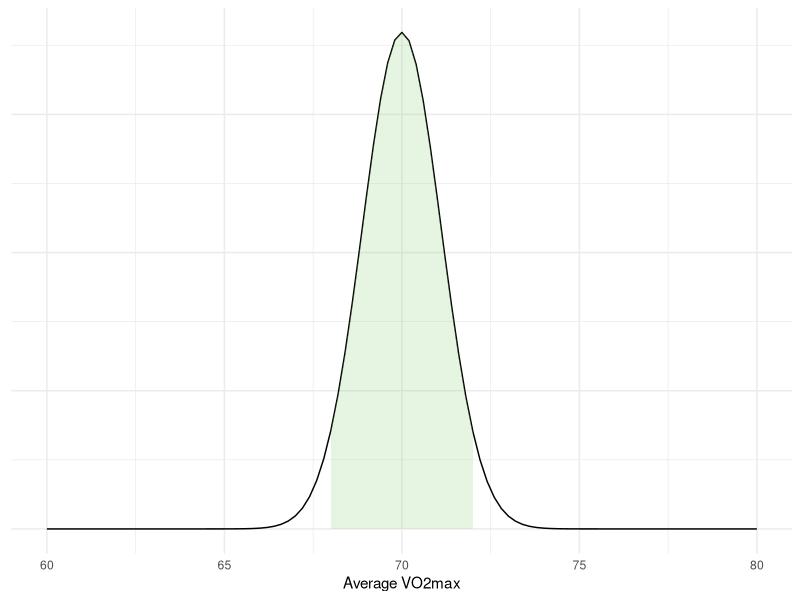

Generate this figure with R:
## ---- chunk 1
knitr::opts_chunk$set(echo = TRUE, message = FALSE, warning = FALSE)
library(tidyverse)
## ---- chunk 2
set.seed(1)
vo2max <- rnorm(100000, 70, 5)
## ---- chunk 3
set.seed(1)
samp <- sample(vo2max, 20, replace = FALSE)
## ---- chunk 4

funcShaded <- function(x) {
    y <- dnorm(x, mean = 69.9956, sd = 1.11026)
    y[x < (69.9956 - 1.96 * 1.11026) | x > (69.9956 + 1.96 * 1.11026)] <- NA
    return(y)
}



ggplot(data.frame(x = c(60, 80)), aes(x = x)) +
        stat_function(fun = dnorm, args = list(69.9956, 1.11026)) + 
  theme_minimal() + 
  labs(x = "Average VO2max") + 
  theme(axis.text.y = element_blank(), 
         axis.title.y = element_blank()) +
  stat_function(fun=funcShaded, geom="area", fill="#84CA72", alpha=0.2)
  
  
## ---- chunk 5
# set the seed
set.seed(123)

# create the data frame
results <- data.frame(mean = rep(NA, 1000), 
                      sd = rep(NA, 1000)) 
# The rep function creates a vector full of NA 
# each NA can be replaced with a mean

# Second we build the for loop
for(i in 1:10000){
  
  samp <- sample(x = vo2max, size = 20, replace = FALSE)
  
  results[i, 1] <- mean(samp)
  results[i, 2] <- sd(samp)
}

## ---- chunk 6

knitr::include_graphics("https://upload.wikimedia.org/wikipedia/commons/9/92/Guinness.jpg")

## ---- chunk 7


chess.players <- c(129, 101,98 ,89 ,103,107,123,117,114,
                   109,110,99 ,101,102,130,121,129,115,
                   107,109,107,96 ,98,102)


chess.mean <- mean(chess.players)

chess.error <- qt(0.975, df = 24-1) * sd(chess.players)/sqrt(24)


c(chess.mean - chess.error, chess.mean + chess.error)


